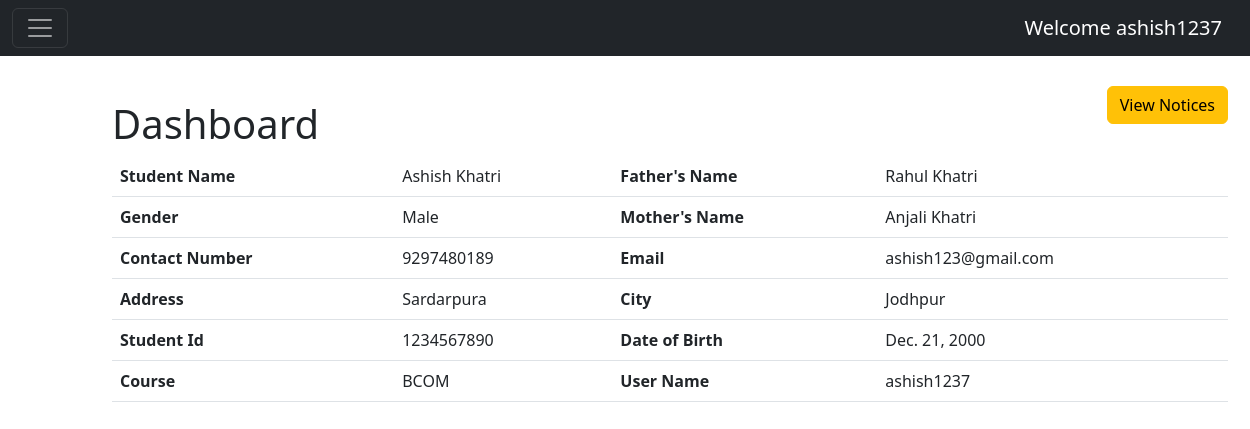
The app's page /student/dashboard/ (signed in) with its own data.
### main/models.py (models this page shows, shortened)
class Student(models.Model):
    full_name = models.CharField(max_length=100)
    father_name = models.CharField(max_length=100)
    mother_name = models.CharField(max_length=100)
    gender = models.CharField(max_length=50, default="Male")
    address = models.CharField(max_length=100)
    city = models.CharField(max_length=50)
    email = models.EmailField()
    contact_num = models.IntegerField(default=1234567)
    date_of_birth = models.DateField()
    course = models.CharField(max_length=50)
    stu_id = models.CharField(max_length=50)
    user_name = models.CharField(max_length=50)
    password = models.CharField(max_length=100)

### main/views.py (the view)
# urls.py: path('student/dashboard/', views.studentDashboard, name="student_dashboard"),
def studentDashboard(request):
    if 'student_user' in request.session:
        student_in_session = Student.objects.get(user_name=request.session['student_user'])
        data  = {"student": student_in_session}
        return render(request, 'student/student_dashboard.html', data)
    else:
        return redirect('student_login')

### templates/student/student_dashboard.html (shortened to what this page needs)
{% extends 'student/student_base.html' %}
{% block body %}
    <div class="container" style="margin: 100px;">
        <h1>Dashboard</h1>
        <a href="{% url 'view_notices' %}" class="btn btn-warning" style="float: right; margin-top: -70px;">View Notices</a>
        <table class="table">
            <tr>
                <th>Student Name</th>
                <td>{{student.full_name}}</td>
                <th>Father's Name</th>
                <td>{{student.father_name}}</td>
            </tr>
            <tr>
                <th>Gender</th>
                <td>{{student.gender}}</td>
                <th>Mother's Name</th>
                <td>{{student.mother_name}}</td>
            </tr>
            <tr>
                <th>Contact Number</th>
                <td>{{student.contact_num}}</td>
                <th>Email</th>
                <td>{{student.email}}</td>
            </tr>
            <tr>
                <th>Address</th>
                <td>{{student.address}}</td>
                <th>City</th>
                <td>{{student.city}}</td>
            </tr>
            <tr>
                <th>Student Id</th>
                <td>{{student.stu_id}}</td>
                <th>Date of Birth</th>
                <td>{{student.date_of_birth}}</td>
            </tr>
            <tr>
                <th>Course</th>
                <td>{{student.course}}</td>
                <th>User Name</th>
                <td>{{student.user_name}}</td>
            </tr>
        </table>
    </div>
{% endblock %}

### templates/student/student_base.html (shortened to what this page needs)
<!doctype html>
<html lang="en">
<head>
    <link href="https://cdn.jsdelivr.net/npm/bootstrap@5.2.3/dist/css/bootstrap.min.css" rel="stylesheet"
>
</head>
<body>
    <nav class="navbar navbar-dark bg-dark fixed-top">
        <div class="container-fluid">
            <button class="navbar-toggler" type="button" data-bs-toggle="offcanvas"
                data-bs-target="#offcanvasDarkNavbar" aria-controls="offcanvasDarkNavbar">
                <span class="navbar-toggler-icon"></span>
            </button>
            <a class="navbar-brand" href="#">Welcome {{request.session.student_user}}</a>
        </div>
    </nav>
    {% block body %}
    {% endblock %}
</body>
</html>

### records on screen
Student: session.student_user "ashish1237", full_name "Ashish Khatri", father_name "Rahul Khatri", gender "Male", mother_name "Anjali Khatri", contact_num "9297480189", email "ashish123@gmail.com", address "Sardarpura", city "Jodhpur", stu_id "1234567890", date_of_birth "Dec. 21, 2000", course "BCOM", user_name "ashish1237"
